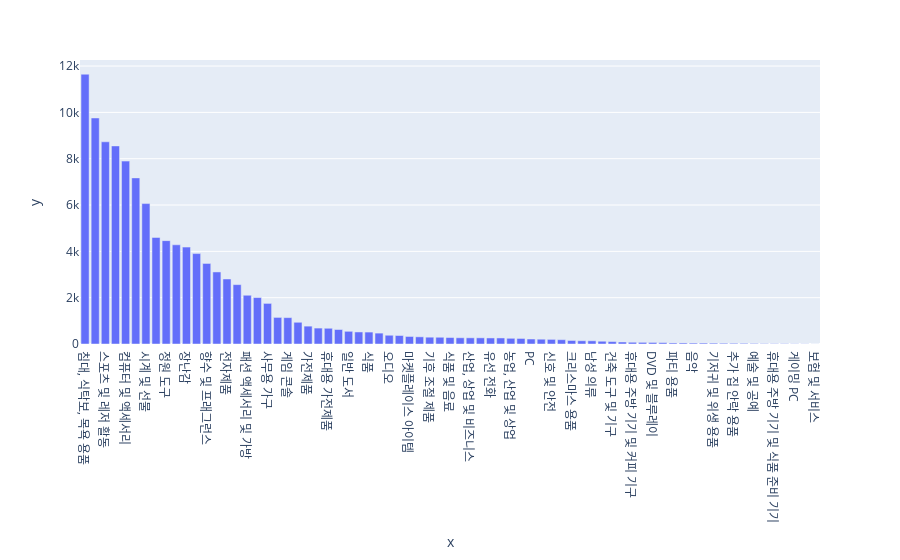

Write notebook code for a chart like this one.
### Markdown cell above
### 카테고리별 판매량에 대한 그래프

### Code cell
data_v = pd.DataFrame(df["product_category_name"].value_counts())
x = df["product_category_name"].value_counts().index
y = df["product_category_name"].value_counts().values

px.bar(data_v, x=x, y=y)

### Figure 1 — Plotly figure (JSON) as saved in the notebook; plotly's stock layout.template omitted (floating-point values rounded to 4 significant figures)
{"data": [{"alignmentgroup": "True", "hovertemplate": "x=%{x}<br>y=%{y}<extra></extra>", "legendgroup": "", "marker": {"color": "#636efa", "pattern": {"shape": ""}}, "name": "", "offsetgroup": "", "orientation": "v", "showlegend": false, "textposition": "auto", "type": "bar", "x": ["침대, 식탁보, 목욕 용품", "미용 및 건강 제품", "스포츠 및 레저 활동", "가구 및 홈 데코", "컴퓨터 및 액세서리", "가정용 필수품 및 일상 용품", "시계 및 선물", "통신 기기, 전화기 포함", "정원 도구", "자동차 제품 및 액세서리", "장난감", "독특하거나 신기한 아이템", "향수 및 프래그런스", "아기 제품", "전자제품", "문구류", "패션 액세서리 및 가방", "애완동물 용품", "사무용 가구", "여행가방 및 액세서리", "게임 콘솔", "건축 도구", "가전제품", "악기", "휴대용 가전제품", "주택 건축 아이템", "일반 도서", "거실 가구", "식품", "집 안락 용품", "오디오", "음료", "마켓플레이스 아이템", "조명 건축 도구", "기후 조절 제품", "주방, 세탁 공간, 식사 공간 및 정원 가구", "식품 및 음료", "패션 신발", "산업, 상업 및 비즈니스", "기술 서적", "유선 전화", "추가 가전제품", "농업, 산업 및 상업", "정원 건축 도구", "PC", "예술", "신호 및 안전", "건축 및 안전 도구", "크리스마스 용품", "속옷 및 해변 패션", "남성 의류", "침실 가구", "건축 도구 및 기구", "태블릿, 인쇄 및 이미지", "휴대용 주방 기기 및 커피 기구", "영화 및 사진", "DVD 및 블루레이", "수입 도서", "파티 용품", "여성 의류", "음악", "가구, 매트리스 및 소파", "기저귀 및 위생 용품", "꽃", "추가 집 안락 용품", "스포츠 패션", "예술 및 공예", "주방용품", "휴대용 주방 기기 및 식품 준비 기기", "음악 CD 및 DVD", "게이밍 PC", "아동 및 청소년 의류", "보험 및 서비스"], "xaxis": "x", "y": [11649, 9759, 8730, 8553, 7897, 7172, 6063, 4601, 4463, 4283, 4184, 3904, 3478, 3111, 2807, 2564, 2105, 2005, 1753, 1148, 1139, 938, 771, 688, 679, 626, 548, 520, 515, 470, 378, 367, 325, 310, 294, 291, 279, 269, 267, 266, 261, 261, 246, 239, 216, 207, 199, 186, 152, 140, 138, 119, 105, 87, 75, 71, 67, 59, 45, 45, 40, 40, 37, 33, 31, 29, 24, 16, 14, 14, 9, 7, 2], "yaxis": "y"}], "layout": {"barmode": "relative", "legend": {"tracegroupgap": 0}, "margin": {"t": 60}, "xaxis": {"anchor": "y", "domain": [0, 1], "title": {"text": "x"}}, "yaxis": {"anchor": "x", "domain": [0, 1], "title": {"text": "y"}}}}
